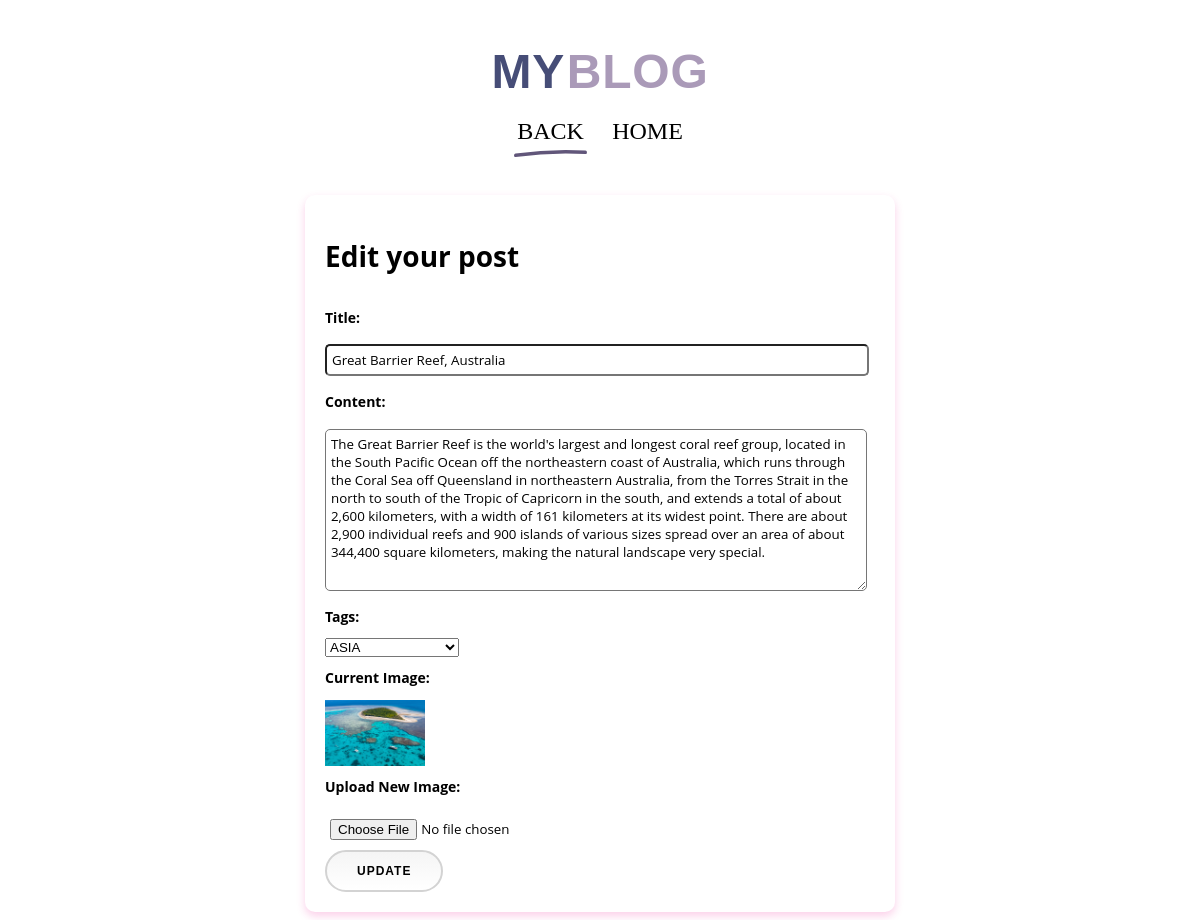
Page /assignment2/edit_post.php?post_id=6 (signed in) on the committed database.
### tables this page shows
CREATE TABLE `blog` (
  `ID` int(15) NOT NULL,
  `Time` date NOT NULL,
  `Title` text NOT NULL,
  `Contents` text NOT NULL,
  `Tags` varchar(255) NOT NULL,
  `Picture` longblob NOT NULL,
  `userID` int(15) NOT NULL
);

### assignment2/edit_post.php (the view, shortened to what this page needs)
<?php
$server_name = "localhost";
$user_name = "root";
$password = "";
$database_name = "assignment2";
$post = [];
$conn = new mysqli($server_name, $user_name, $password, $database_name);
        if ($_SERVER["REQUEST_METHOD"] == "POST") {
            if (isset($_POST['Title'], $_POST['Contents'], $_POST['Tags'])) {
                $picture = null;
                if (isset($_FILES['Picture']['name']) && $_FILES['Picture']['name'] != '') {
                    $target_dir = "uploads/";
                    $picture = $target_dir . basename($_FILES["Picture"]["name"]);
                    move_uploaded_file($_FILES["Picture"]["tmp_name"], $picture);
                }
                if (!$picture && isset($_POST['current_picture'])) {
                    $picture = $_POST['current_picture'];
                }
$current_picture = $post['Picture'] ?? '';
        $stmt = $conn->prepare("UPDATE blog SET Title=?, Contents=?, Tags=?, Picture=? WHERE ID=?");
        $stmt->bind_param("ssssi", $_POST['Title'], $_POST['Contents'], $_POST['Tags'][0], $picture, $_POST['post_id']);
        if ($stmt->execute()) {
            echo "<script>
                alert('Post updated successfully!');
                window.location.href='blog.php';  // Redirects to blog.php after showing the alert
            </script>";
        } else {
            echo "<script>alert('Error updating post.');</script>";
        }
        $stmt->close();
    }
} else {
    if (isset($_GET['post_id'])) {
        $post_id = $_GET['post_id'];
        $stmt = $conn->prepare("SELECT ID, Title, Contents, Tags, Picture FROM blog WHERE ID=?");
        $stmt->bind_param("i", $post_id);
        $stmt->execute();
        $result = $stmt->get_result();
        $post = $result->fetch_assoc();
    }
}
?>
<!DOCTYPE html>
<html lang="en">
<head>
    <link rel="stylesheet" href="css/post.css">
</head>
<body>
<div class="container bar">
        <nav class="nav">
            <div class="nav__logo"> <span>MY</span><span>BLOG</span></div>
            <div class="nav__links">
                <div class="nav__item active"><a href="blog.php"> Back</a></div>
                <div class="nav__item"><a href="index.php">Home</a></div>
            </div>
        </nav>
    </div>
    <div id="blog">
        <h1>Edit your post</h1>
        <form method="POST" action="edit_post.php" enctype="multipart/form-data">
            <label>Title:</label>
            <input type="text" placeholder="Name Your Post" name="Title" value="<?php echo htmlspecialchars($post['Title'] ?? '', ENT_QUOTES); ?>">
            <label>Content:</label>
            <textarea placeholder="Write Your Post" name="Contents"><?php echo htmlspecialchars($post['Contents'] ?? '', ENT_QUOTES); ?></textarea>
            <label>Tags:</label>
            <select name="Tags[]"  size="1">
            <option value="ASIA">ASIA</option>
    </select>
            <label>Current Image:</label>
            <?php if (isset($post['Picture'])): ?>
                <img src="<?php echo htmlspecialchars($post['Picture'], ENT_QUOTES); ?>" alt="Post Image" width="100">
            <?php else: ?>
                No image uploaded.
            <?php endif; ?>
            <label>Upload New Image:</label>
            <input type="file" accept="image/*" class="form-control" placeholder="Choose a profile picture" name="Picture">
            <button class="submit" type="submit">Update</button>
        </form>
    </div>
</body>

### assignment2/css/post.css (style rules this page uses)
:root { --brown: #7b594c; --brown-80: #c99e77; --brown-60: #dbc09f; --brown-40: #ede1c7; --brown-10: #faf7f0; --purple--darker: #251f32; --purple-dark: #39304c; --purple: #61567a; --purple-80: #7c5f7d; --purple-40: #aa9ab8; --purple-20: #d8d4f2; --purple-10: #e4e0f5; --purple-blue: #464d77; }
body { background: #fff; font-family: "Titillium Web", sans-serif; background: url("https://assets.codepen.io/567707/bg-ricepaper.png"); line-height: 1.6; color: var(--purple-darker); }
.nav { font-family: "Architects Daughter", cursive; font-size: clamp(1.2rem, 2vw, 1.5rem); margin: 3rem 1rem 0; text-transform: uppercase; cursor: pointer; text-align: center; }
.nav__logo { font-family: "Multicolore", sans-serif; font-weight: 900; font-size: clamp(2rem, 4vw, 3rem); line-height: 1; letter-spacing: 0.05rem; }
.nav__logo span { color: var(--purple-80); }
.nav__logo span:nth-child(1) { color: var(--purple-blue); display: inline-block; margin-right: 0.1rem; }
.nav__logo span:nth-child(2) { color: var(--purple-40); }
.nav__links { flex: 0 0 auto; margin: 0.5rem 0 0 auto; }
.nav__item { display: inline-block; margin: 0.5rem; padding: 0 0.2rem 0.4rem; }
.nav__item a { text-decoration: none; color:black; }
.nav__item.active { color: var(--purple); background-repeat: no-repeat; background-position: bottom center; }
a, a:visited { display: block; text-decoration: inherit; color: inherit; }
#blog { width: 550px; height: 120%; margin: 0 auto; margin-top: 30px; padding: 20px; border-radius: 5px; font-family: 'Open Sans', sans-serif; font-size: 14px; background: #fff; border-radius: 10px; box-shadow: 0 4px 8px rgba(238, 39, 155, 0.218); transition: box-shadow 0.3s; }
#blog h1 { text-align: left; font-size: 28px; font-weight: 700; font-family: 'Open Sans'; }
form * { display: block; }
label { padding: 10px 0; font-weight: 700; }
input, textarea { width: 530px; margin: 5px 0; padding: 5px; border-radius: 5px; font-family: 'Open Sans', sans-serif; }
textarea { height: 150px; }
.submit { padding: 12px 30px; background: linear-gradient(to bottom, #f5f5f5, #fff); border: 2px solid #d3d3d3; border-radius: 30px; font-weight: 700; font-size: 12px; text-transform: uppercase; letter-spacing: 1px; cursor: pointer; transition: background-color 0.3s, border-color 0.3s, transform 0.3s; }

### rows in the picture
blog: Title "Great Barrier Reef, Australia", Contents "The Great Barrier Reef is the world's largest and longest coral reef group, located in the South Pacific Ocean off the northeastern coast of Australia, which runs through the Coral Sea off Queensland in northeastern Australia, from the Torres Strait in the north to south of the Tropic of Capricorn in the south, and extends a total of about 2,600 kilometers, with a width of 161 kilometers at its widest point. There are about 2,900 individual reefs and 900 islands of various sizes spread over an area of about 344,400 square kilometers, making the natural landscape very special.", Picture (picture)
